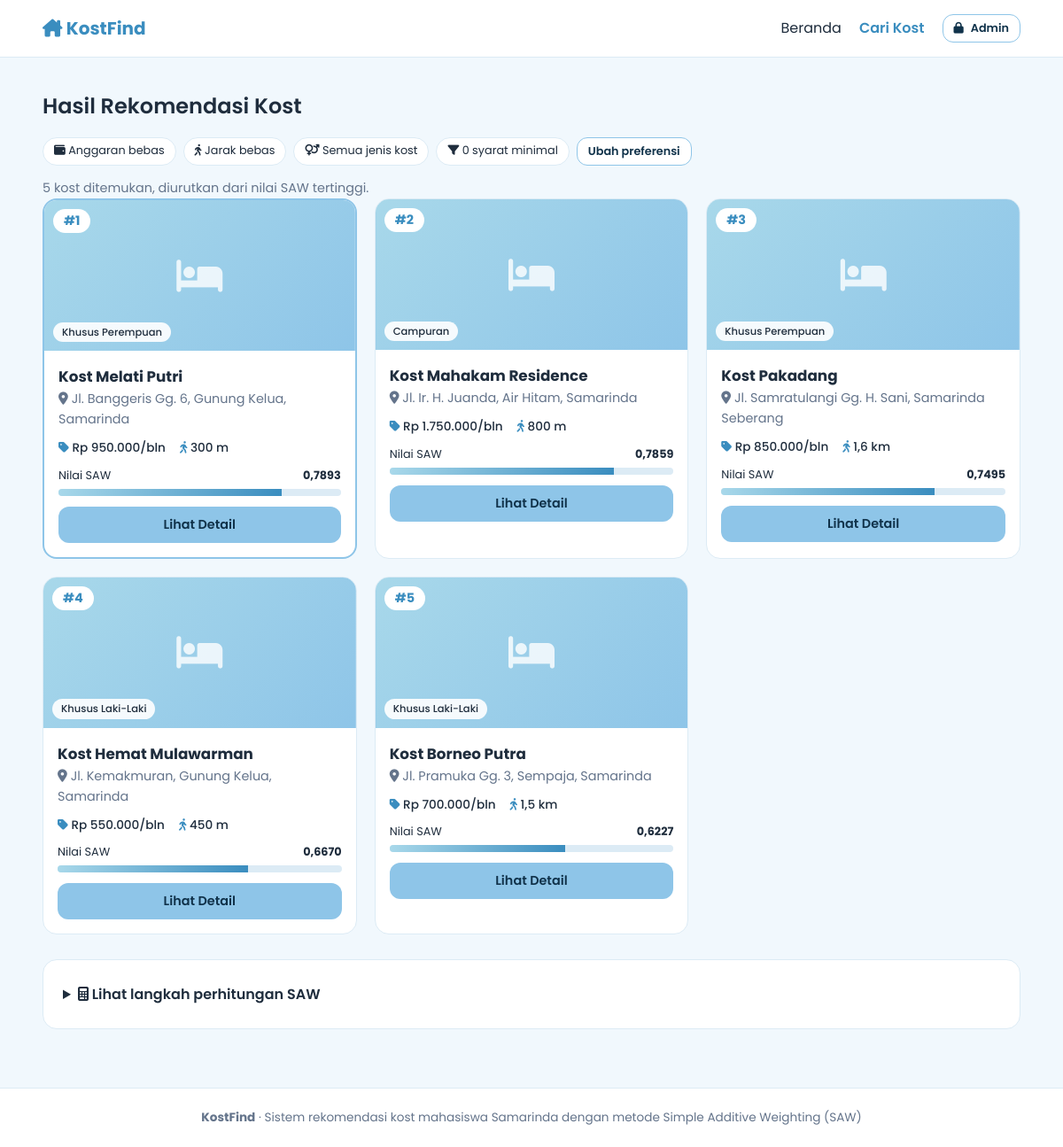
Screenshot of /hasil.php with the database file from the repository.
### tables this page shows
CREATE TABLE kost (
  id INT UNSIGNED AUTO_INCREMENT PRIMARY KEY,
  nama VARCHAR(120) NOT NULL,
  alamat VARCHAR(255) NOT NULL,
  tipe_kost ENUM('Khusus Perempuan','Khusus Laki-Laki','Campuran') NOT NULL,   
  harga_bulan INT UNSIGNED NOT NULL,          
  jarak_meter INT UNSIGNED NOT NULL,          
  deskripsi TEXT NULL,
  foto VARCHAR(255) NULL,
  status ENUM('aktif','nonaktif') NOT NULL DEFAULT 'aktif',
  created_at TIMESTAMP DEFAULT CURRENT_TIMESTAMP
);

### koneksi.php (called while the page is built, shortened)
<?php
function e($s) { return htmlspecialchars((string)$s, ENT_QUOTES, 'UTF-8'); }
function rupiah($n) { return 'Rp ' . number_format((int)$n, 0, ',', '.'); }
function jarak_fmt($m) { $m = (int)$m; return $m < 1000 ? $m . ' m' : number_format($m / 1000, 1, ',', '.') . ' km'; }

### backend/proses_saw.php (called while the page is built, shortened)
<?php
function baca_filter(array $in): array {
    $tipe_ok = ['Khusus Perempuan', 'Khusus Laki-Laki', 'Campuran'];
    $f = ['harga_max' => max(0, (int)($in['harga_max'] ?? 0)),
          'jarak_max' => max(0, (int)($in['jarak_max'] ?? 0)),
          'tipe' => in_array($in['tipe'] ?? '', $tipe_ok, true) ? $in['tipe'] : '',
          'min' => [], 'fas' => array_values(array_unique(array_filter(array_map('intval', (array)($in['fas'] ?? [])), fn($v) => $v > 0)))];
    return $f;
}
function saw_hitung(mysqli $conn, array $f): array {
    $krit = $conn->query("SELECT id, kode, nama, tipe, bobot, kolom_kost FROM kriteria ORDER BY id")->fetch_all(MYSQLI_ASSOC);
    $total_bobot = array_sum(array_column($krit, 'bobot')) ?: 1;
    $sql = "SELECT k.* FROM kost k WHERE k.status = 'aktif'";
    $types = ''; $p = [];
    $st = $conn->prepare($sql);
    $st->execute();
    $alt = $st->get_result()->fetch_all(MYSQLI_ASSOC);
    $ids = array_map('intval', array_column($alt, 'id'));
    $X = [];
    $rs = $conn->query("SELECT kost_id, kriteria_id, nilai FROM nilai_kost WHERE kost_id IN (" . implode(',', $ids) . ")");
    foreach ($rs as $r) $X[$r['kost_id']][$r['kriteria_id']] = (float)$r['nilai'];
    foreach ($alt as $a)
        foreach ($krit as $k)
            if ($k['kolom_kost']) $X[$a['id']][$k['id']] = (float)$a[$k['kolom_kost']];
    $V = []; $R = [];
    foreach ($alt as $a) $V[$a['id']] = 0.0;
    foreach ($krit as $k) {
        $kol = array_map(fn($a) => $X[$a['id']][$k['id']] ?? 0.0, $alt);
        $max = max($kol);
        $pos = array_filter($kol, fn($v) => $v > 0);
        $min = $pos ? min($pos) : 0;
        foreach ($alt as $a) {
            $x = $X[$a['id']][$k['id']] ?? 0.0;
            if ($k['tipe'] === 'cost') $r = $x > 0 ? $min / $x : 0;
            else                       $r = $max > 0 ? $x / $max : 0;
            $R[$a['id']][$k['id']] = $r;
            $V[$a['id']] += ($k['bobot'] / $total_bobot) * $r;
        }
    }
    foreach ($alt as &$a) $a['skor'] = $V[$a['id']];
    usort($alt, fn($a, $b) => $b['skor'] <=> $a['skor']);
    return ['alternatif' => $alt, 'kriteria' => $krit, 'matriks' => $X, 'R' => $R];
}

### includes/saw_tabel.php (the view, shortened to what this page needs)
<details class="panel saw" style="margin-top:28px">
  <summary><i class="fa-solid fa-calculator"></i> Lihat langkah perhitungan SAW</summary>
</details>

### hasil.php (shortened to what this page needs)
<?php
require_once 'koneksi.php';
require_once 'backend/proses_saw.php';
require_once 'includes/card.php';
$f = baca_filter($_GET);
$hasil = saw_hitung($conn, $f);
$alt = $hasil['alternatif'];
include 'includes/header.php';
?>
<main class="container section">
  <h1 class="title">Hasil Rekomendasi Kost</h1>
  <div class="chips-info">
    <span><i class="fa-solid fa-wallet"></i> <?= $f['harga_max'] ? 'Maks ' . rupiah($f['harga_max']) : 'Anggaran bebas' ?></span>
    <span><i class="fa-solid fa-person-walking"></i> <?= $f['jarak_max'] ? 'Maks ' . jarak_fmt($f['jarak_max']) : 'Jarak bebas' ?></span>
    <span><i class="fa-solid fa-venus-mars"></i> <?= e($f['tipe'] ?: 'Semua jenis kost') ?></span>
    <span><i class="fa-solid fa-filter"></i> <?= count($f['min']) + count($f['fas']) ?> syarat minimal</span>
    <a href="cari.php" class="btn btn-sm btn-ghost">Ubah preferensi</a>
  </div>
  <?php if (!$alt): ?>
    <div class="empty"><i class="fa-regular fa-face-frown"></i><h3>Belum ada kost yang cocok</h3>
      <p>Longgarkan anggaran, jarak, atau syarat minimal lalu coba lagi.</p>
      <a href="cari.php" class="btn">Kembali ke form</a></div>
  <?php else: ?>
    <p class="muted"><?= count($alt) ?> kost ditemukan, diurutkan dari nilai SAW tertinggi.</p>
    <div class="grid"><?php foreach ($alt as $k) kost_card($k); ?></div>
  <?php include 'includes/saw_tabel.php'; endif; ?>
</main>
<?php include 'includes/footer.php'; ?>

### includes/card.php
<?php
function kost_card(array $k): void { ?>
<article class="card <?= isset($k['peringkat']) && $k['peringkat'] === 1 ? 'card-top' : '' ?>">
  <div class="card-img" <?= $k['foto'] ? 'style="background-image:url(\'uploads/' . e($k['foto']) . '\')"' : '' ?>>
    <?php if (!$k['foto']): ?><i class="fa-solid fa-bed"></i><?php endif; ?>
    <?php if (isset($k['peringkat'])): ?><span class="rank">#<?= (int)$k['peringkat'] ?></span><?php endif; ?>
    <span class="tag"><?= e($k['tipe_kost']) ?></span>
  </div>
  <div class="card-body">
    <h3><?= e($k['nama']) ?></h3>
    <p class="muted"><i class="fa-solid fa-location-dot"></i> <?= e($k['alamat']) ?></p>
    <div class="meta">
      <span><i class="fa-solid fa-tag"></i> <?= rupiah($k['harga_bulan']) ?>/bln</span>
      <span><i class="fa-solid fa-person-walking"></i> <?= jarak_fmt($k['jarak_meter']) ?></span>
    </div>
    <?php if (isset($k['skor'])): ?>
      <div class="score"><div class="score-top"><span>Nilai SAW</span><b><?= number_format($k['skor'], 4, ',', '.') ?></b></div>
      <div class="bar"><i style="width:<?= round($k['skor'] * 100) ?>%"></i></div></div>
    <?php endif; ?>
    <a class="btn btn-block" href="detail.php?id=<?= (int)$k['id'] ?>">Lihat Detail</a>
  </div>
</article>
<?php }

### css/style.css (style rules this page uses)
:root { --c1:#A8D8EA;--c2:#8EC5E8;--bg:#F1F8FD;--ink:#1F2D3D;--muted:#64748B;--white:#fff;--line:#DCEBF5;--dark:#3A8DBF;--r:16px }
* { box-sizing:border-box;margin:0 }
body { font-family:'Poppins',sans-serif;background:var(--bg);color:var(--ink);line-height:1.6 }
a { color:inherit;text-decoration:none }
.container { width:min(1120px,92%);margin:auto }
.section { padding:36px 0 }
.muted { color:var(--muted);font-size:.9rem }
.title { font-size:1.5rem;font-weight:600;margin-bottom:16px }
.btn { display:inline-flex;gap:8px;align-items:center;justify-content:center;background:var(--c2);color:#10324a;border:0;padding:10px 18px;border-radius:12px;font:600 .9rem Poppins,sans-serif;cursor:pointer;transition:.2s }
.btn-ghost { background:var(--white);border:1px solid var(--c2) }
.btn-sm { padding:6px 12px;font-size:.8rem }
.btn-block { width:100%;margin-top:12px }
.grid { display:grid;grid-template-columns:repeat(auto-fill,minmax(290px,1fr));gap:20px }
.card { background:var(--white);border-radius:var(--r);overflow:hidden;border:1px solid var(--line);transition:.2s }
.card-top { border:2px solid var(--c2) }
.card-img,.detail-img { background:linear-gradient(135deg,var(--c1),var(--c2)) center/cover;height:170px;display:grid;place-items:center;font-size:2.6rem;color:#ffffffcc;position:relative }
.rank { position:absolute;top:10px;left:10px;background:var(--white);color:var(--dark);font-weight:700;padding:2px 12px;border-radius:99px;font-size:.9rem }
.tag { position:absolute;bottom:10px;left:10px;background:#ffffffe6;color:var(--ink);font-size:.72rem;padding:2px 10px;border-radius:99px;font-weight:500 }
.card-body { padding:16px }
.card-body h3 { font-size:1.05rem }
.meta { display:flex;flex-wrap:wrap;gap:6px 16px;margin:10px 0;font-size:.85rem;font-weight:500 }
.meta i { color:var(--dark) }
.score-top { display:flex;justify-content:space-between;font-size:.8rem }
.bar { background:var(--line);height:8px;border-radius:9px;overflow:hidden;margin-top:4px }
.bar i { display:block;height:100%;background:linear-gradient(90deg,var(--c1),var(--dark)) }
.panel { background:var(--white);border:1px solid var(--line);border-radius:var(--r);padding:22px }
.chips-info { display:flex;flex-wrap:wrap;gap:8px;margin-bottom:14px }
.chips-info span { background:var(--white);border:1px solid var(--line);padding:4px 12px;border-radius:99px;font-size:.8rem }
.saw summary { cursor:pointer;font-weight:600;padding:4px 0 }

### rows the page displays
kost: id "1", tipe_kost "Khusus Perempuan", nama "Kost Melati Putri", alamat "Jl. Banggeris Gg. 6, Gunung Kelua, Samarinda", harga_bulan "Rp 950.000", jarak_meter "300 m", skor "0,7893", $k['skor'] * 100 79 (drawn)
kost: peringkat "2", tipe_kost "Campuran", nama "Kost Mahakam Residence", alamat "Jl. Ir. H. Juanda, Air Hitam, Samarinda", harga_bulan "Rp 1.750.000", jarak_meter "800 m", skor "0,7859", $k['skor'] * 100 79 (drawn)
kost: peringkat "3", tipe_kost "Khusus Perempuan", nama "Kost Pakadang", alamat "Jl. Samratulangi Gg. H. Sani, Samarinda Seberang", harga_bulan "Rp 850.000", jarak_meter "1,6 km", skor "0,7495", $k['skor'] * 100 75 (drawn)
kost: peringkat "4", tipe_kost "Khusus Laki-Laki", nama "Kost Hemat Mulawarman", alamat "Jl. Kemakmuran, Gunung Kelua, Samarinda", harga_bulan "Rp 550.000", jarak_meter "450 m", skor "0,6670", $k['skor'] * 100 67 (drawn)
kost: peringkat "5", tipe_kost "Khusus Laki-Laki", nama "Kost Borneo Putra", alamat "Jl. Pramuka Gg. 3, Sempaja, Samarinda", harga_bulan "Rp 700.000", jarak_meter "1,5 km", skor "0,6227", $k['skor'] * 100 62 (drawn)

### other values shown
$f['tipe'] ?: 'Semua jenis kost' "Semua jenis kost"
count($f['min']) + count($f['fas']) "0"
count($alt) "5"
